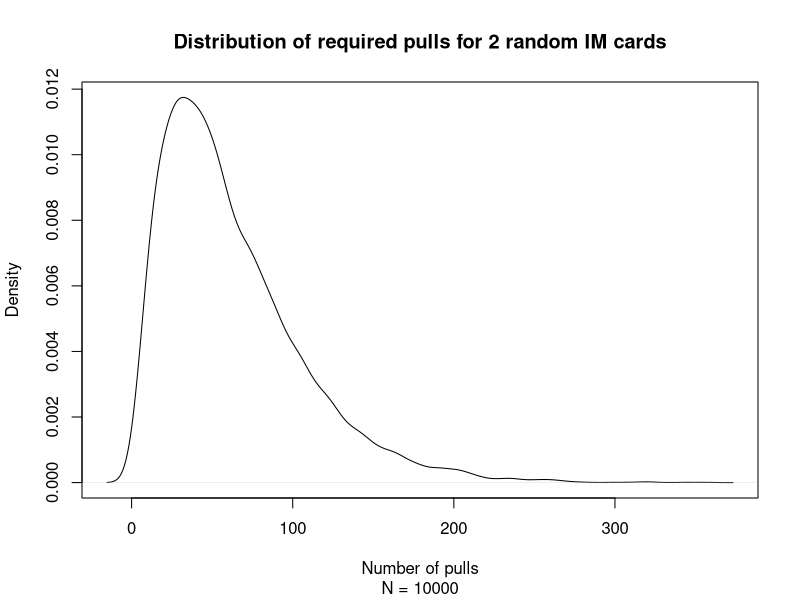

Here is the R script that generated this plot:
#One single roll

IMroll2 <- function(IM1, IM2)
{
  roll <- sample(c('Silver Ball', 'Gold Ball', 'Black Ball', IM1, IM2), 1, prob = c(.50, .30, 13/15*.20, 1/15*.20, 1/15*.20))
}

IMroll3 <- function(IM1, IM2, IM3)
{
  roll <- sample(c('Silver Ball', 'Gold Ball', 'Black Ball', IM1, IM2, IM3), 1, prob = c(.50, .30, 12/15*.20, 1/15*.20, 1/15*.20, 1/15*.20))
}

#Try a fixed number of roll and show the result

TrialRoll2 = function(n_roll, IM1, IM2)
{
  result <- c()
  for (i in 1:n_roll) 
  {
    result[i] <- IMroll2(IM1, IM2)
    print(result[i])
  }
}

TrialRoll3 = function(n_roll, IM1, IM2, IM3)
{
  result <- c()
  for (i in 1:n_roll) 
  {
    result[i] <- IMroll3(IM1, IM2, IM3)
    print(result[i])
  }
}

#Roll until obtain the target(s)

CountRoll2 <- function(IM1, IM2)
{
  countIM1 = 0
  countIM2 = 0
  total_count = 0
  while (countIM1 < 1 || countIM2 < 1) 
  {
    roll <- IMroll2(IM1, IM2)
    if (roll == IM1)
    {
      countIM1 <- countIM1 + 1
    }
    if (roll == IM2)
    {
      countIM2 <- countIM2 + 1
    }
    total_count = total_count + 1
  }
  print(paste(IM1, ' = ', countIM1))
  print(paste(IM2, ' = ', countIM2))
  print(paste('Total number of rolls = ', total_count))
  return(total_count)
}

CountRoll2target1 <- function(IM1, IM2, target1)
{
  countTarget1 = 0
  total_count = 0
  while (countTarget1 == 0)
  {
    roll <- IMroll2(IM1, IM2)
    if (roll == target1)
    {
      countTarget1 = countTarget1 + 1
    }
    total_count = total_count + 1
  }
  print(paste(target1, ' = ', countTarget1))
  print(paste('Total number of rolls = ', total_count))
  return(total_count)
}

CountRoll2random1 <- function(IM1, IM2)
{
  countIM1 = 0
  countIM2 = 0
  total_count = 0
  while (countIM1 == 0 && countIM2 == 0) 
  {
    roll <- IMroll2(IM1, IM2)
    if (roll == IM1)
    {
      countIM1 <- countIM1 + 1
    }
    if (roll == IM2)
    {
      countIM2 <- countIM2 + 1
    }
    total_count = total_count + 1
  }
  print(paste(IM1, ' = ', countIM1))
  print(paste(IM2, ' = ', countIM2))
  print(paste('Total number of rolls = ', total_count))
  return(total_count)
}

CountRoll3 <- function(IM1, IM2, IM3)
{
  countIM1 = 0
  countIM2 = 0
  countIM3 = 0
  total_count = 0
  while (countIM1 < 1 || countIM2 < 1 || countIM3 < 1) 
  {
    roll <- IMroll3(IM1, IM2, IM3)
    if (roll == IM1)
    {
      countIM1 <- countIM1 + 1
    }
    if (roll == IM2)
    {
      countIM2 <- countIM2 + 1
    }
    if (roll == IM3)
    {
      countIM3 <- countIM3 + 1
    }
    total_count = total_count + 1
  }
  print(paste(IM1, ' = ', countIM1))
  print(paste(IM2, ' = ', countIM2))
  print(paste(IM3, ' = ', countIM3))
  print(paste('Total number of rolls = ', total_count))
  return(total_count)
}

CountRoll3target1 <- function(IM1, IM2, IM3, target1)
{
  countIM1 = 0
  countIM2 = 0
  countIM3 = 0
  countTarget1 = 0
  total_count = 0
  while (countTarget1 == 0) 
  {
    roll <- IMroll3(IM1, IM2, IM3)
    if (roll == IM1)
    {
      countIM1 <- countIM1 + 1
    }
    if (roll == IM2)
    {
      countIM2 <- countIM2 + 1
    }
    if (roll == IM3)
    {
      countIM3 <- countIM3 + 1
    }
    if (roll == target1)
    {
      countTarget1 <- countTarget1 + 1
    }
    total_count = total_count + 1
  }
  print(paste(IM1, ' = ', countIM1))
  print(paste(IM2, ' = ', countIM2))
  print(paste(IM3, ' = ', countIM3))
  print(paste('Total number of rolls = ', total_count))
  return(total_count)
}

CountRoll3target2 <- function(IM1, IM2, IM3, target1, target2)
{
  countIM1 = 0
  countIM2 = 0
  countIM3 = 0
  countTarget1 = 0
  countTarget2 = 0
  total_count = 0
  while (countTarget1 == 0 || countTarget2 == 0) 
  {
    roll <- IMroll3(IM1, IM2, IM3)
    if (roll == IM1)
    {
      countIM1 <- countIM1 + 1
    }
    if (roll == IM2)
    {
      countIM2 <- countIM2 + 1
    }
    if (roll == IM3)
    {
      countIM3 <- countIM3 + 1
    }
    if (roll == target1)
    {
      countTarget1 <- countTarget1 + 1
    }
    if (roll == target2)
    {
      countTarget2 <- countTarget2 + 1
    }
    total_count = total_count + 1
  }
  print(paste(IM1, ' = ', countIM1))
  print(paste(IM2, ' = ', countIM2))
  print(paste(IM3, ' = ', countIM3))
  print(paste('Total number of rolls = ', total_count))
  return(total_count)
}

CountRoll3random1 <- function(IM1, IM2, IM3)
{
  countIM1 = 0
  countIM2 = 0
  countIM3 = 0
  total_count = 0
  while (countIM1 == 0 && countIM2 == 0 && countIM3 == 0) 
  {
    roll <- IMroll3(IM1, IM2, IM3)
    if (roll == IM1)
    {
      countIM1 <- countIM1 + 1
    }
    if (roll == IM2)
    {
      countIM2 <- countIM2 + 1
    }
    if (roll == IM3)
    {
      countIM3 <- countIM3 + 1
    }
    total_count = total_count + 1
  }
  print(paste(IM1, ' = ', countIM1))
  print(paste(IM2, ' = ', countIM2))
  print(paste(IM3, ' = ', countIM3))
  print(paste('Total number of rolls = ', total_count))
  return(total_count)
}

CountRoll3random2 <- function(IM1, IM2, IM3)
{
  countUniqueIM = 0
  alreadyhave = ''
  total_count = 0
  while (countUniqueIM < 2) 
  {
    roll <- IMroll3(IM1, IM2, IM3)
    if (roll == IM1 && roll != alreadyhave)
    {
      countUniqueIM <- countUniqueIM + 1
      alreadyhave <- roll
    }
    if (roll == IM2 && roll != alreadyhave)
    {
      countUniqueIM <- countUniqueIM + 1
      alreadyhave <- roll
    }
    if (roll == IM3 && roll != alreadyhave)
    {
      countUniqueIM <- countUniqueIM + 1
      alreadyhave <- roll
    }
    total_count = total_count + 1
  }
  print(paste('Number of unique IMs', ' = ', countUniqueIM))
  print(paste('Total number of rolls = ', total_count))
  return(total_count)
}

CountRoll3('CRUIJFF', 'KLUIVERT', 'DECO')

CountRoll3random1('CRUIJFF', 'KLUIVERT', 'DECO')

CountRoll3random2('CRUIJFF', 'KLUIVERT', 'DECO')

CountRoll3target1('CRUIJFF', 'KLUIVERT', 'DECO', 'CRUIJFF')

CountRoll3target2('CRUIJFF', 'KLUIVERT', 'DECO', 'CRUIJFF', 'KLUIVERT')

repeatTrial <- function(times)
{
  attempts = c()
  for (i in 1:times)
  {
    attempts[i] <- CountRoll3random2('CRUIJFF', 'KLUIVERT', 'DECO')
  }
  print(paste('Average number of pulls required: ', mean(attempts)))
  print(paste('Highest number of pulls required: ', max(attempts)))
  d <- density(attempts) # returns the density data
  plot(d, main = 'Distribution of required pulls for 2 random IM cards', xlab = 'Number of pulls', sub = 'N = 10000') # plots the results
  quantile(attempts, c(.01, .50, .75, .99))
}

repeatTrial(10000)
